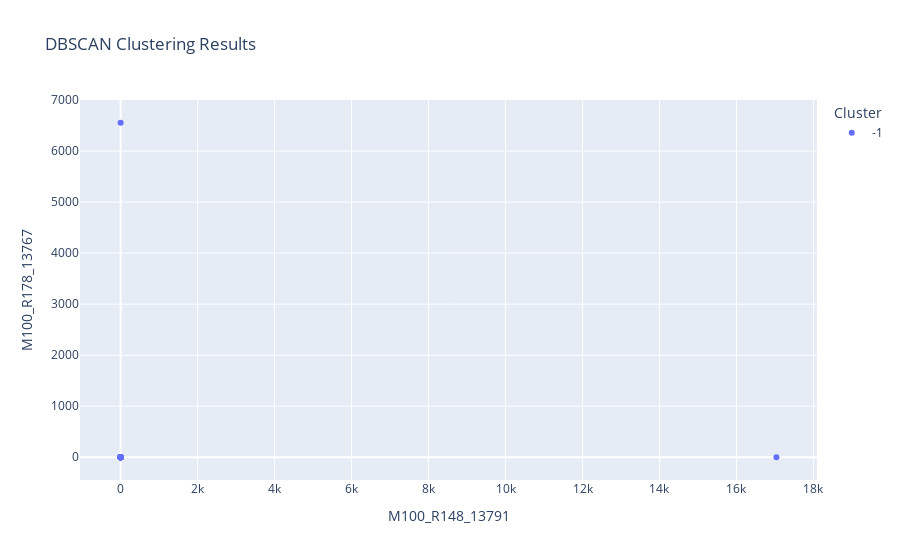

This figure's notebook cell:
### Markdown cell above
#### Make a Density-Based Spatial Clustering of Application with Noise (DBSCAN)

### Code cell
from src.StreamPort.ml.MachineLearningEngine import MachineLearningEngine
import pandas as pd
import numpy as np
from sklearn.cluster import DBSCAN
import plotly.express as px

eps = 1.5  # Radius um einen Punkt, um andere Punkte als Nachbarn zu betrachten
min_samples = 5  # Minimale Anzahl an Nachbarn, die ein Punkt haben muss, um kein Rauschpunkt zu sein

path = 'feature_list.csv'  # Pfad zu deiner CSV-Datei
engine = MachineLearningEngine()  # Instanziierung der MachineLearningEngine
engine.add_analyses_from_csv(path)  # Daten laden
engine.print()  # Informationen über die geladenen Daten ausgeben

df = pd.read_csv(path)
data = df.drop(columns=['name'])  # Entferne die Spalte 'name' (falls vorhanden)

dbscan = DBSCAN(eps=eps, min_samples=min_samples)
labels = dbscan.fit_predict(data)  # Cluster-Labels (Rauschen = -1)

n_clusters = len(set(labels)) - (1 if -1 in labels else 0)  # Anzahl der Cluster
n_noise = list(labels).count(-1)  # Anzahl der Rauschpunkte
print(f"Anzahl der geschätzten Cluster: {n_clusters}")
print(f"Anzahl der Rauschpunkte: {n_noise}")

data['Cluster'] = labels  # Füge Cluster-Labels zu den Daten hinzu
data['Cluster'] = data['Cluster'].astype(str)  # Um Cluster als Kategorien anzuzeigen

fig = px.scatter(data, x=data.columns[0], y=data.columns[1], color='Cluster',
                 title="DBSCAN Clustering Results",
                 color_continuous_scale=px.colors.diverging.Tealrose,
                 labels={'color': 'Cluster ID'})

fig.show()  # Zeige den Plot an

### Figure 1 — Plotly figure (JSON) as saved in the notebook; plotly's stock layout.template omitted (floating-point values rounded to 4 significant figures)
{"data": [{"hovertemplate": "Cluster=-1<br>M100_R148_13791=%{x}<br>M100_R178_13767=%{y}<extra></extra>", "legendgroup": "-1", "marker": {"color": "#636efa", "symbol": "circle"}, "mode": "markers", "name": "-1", "orientation": "v", "showlegend": true, "type": "scatter", "x": [0, 0, 0, 0, 0, 0, 0, 0, 0, 0, 0, 0, 0, 0, 0, 0, 0, 0, 0, 0, 0, 0, 0, 0, 0, 0, 0, 17040.0, 0, 0, 0, 0, 0, 0, 0, 0, 0, 0, 0, 0, 0, 0, 0, 0, 0], "xaxis": "x", "y": [0, 0, 0, 0, 0, 0, 0, 0, 0, 0, 0, 0, 0, 0, 0, 0, 0, 0, 0, 0, 0, 0, 0, 0, 0, 0, 0, 0, 6556.0, 0, 0, 0, 0, 0, 0, 0, 0, 0, 0, 0, 0, 0, 0, 0, 0], "yaxis": "y"}], "layout": {"legend": {"title": {"text": "Cluster"}, "tracegroupgap": 0}, "title": {"text": "DBSCAN Clustering Results"}, "xaxis": {"anchor": "y", "domain": [0, 1], "title": {"text": "M100_R148_13791"}}, "yaxis": {"anchor": "x", "domain": [0, 1], "title": {"text": "M100_R178_13767"}}}}
